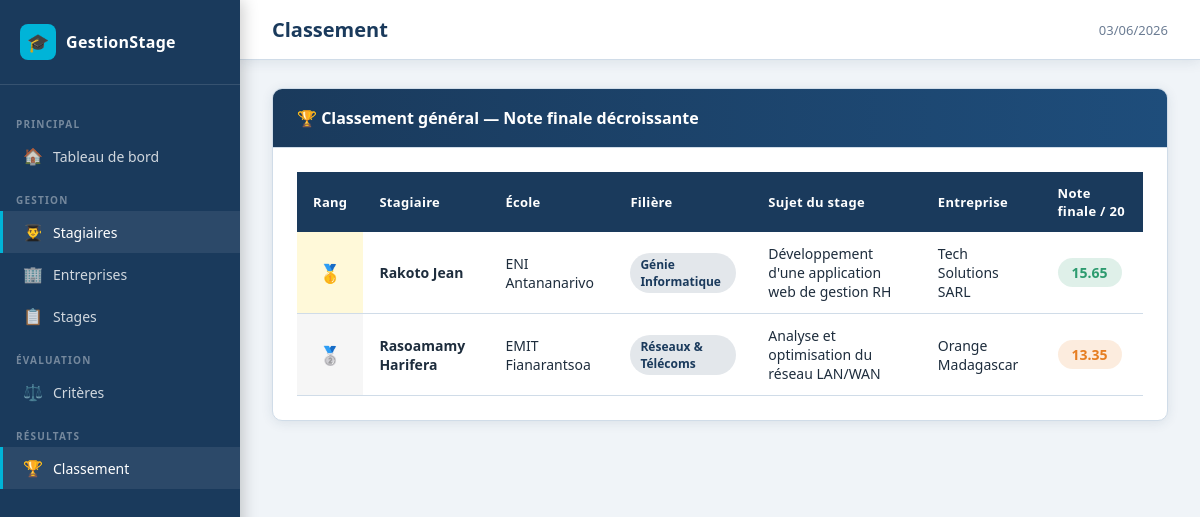
Page /public?controller=stagiaire&action=classement on the committed database.
### tables this page shows
CREATE TABLE IF NOT EXISTS stagiaire (
    numero_stagiaire INT AUTO_INCREMENT PRIMARY KEY,
    nom              VARCHAR(100) NOT NULL,
    prenom           VARCHAR(100) NOT NULL,
    email            VARCHAR(150) NOT NULL UNIQUE,
    ecole            VARCHAR(150) NOT NULL,
    filiere          VARCHAR(100) NOT NULL,
    created_at       TIMESTAMP DEFAULT CURRENT_TIMESTAMP
);

### core/Controller.php (called while the page is built, shortened)
<?php
abstract class Controller
{
    protected function render(string $view, array $data = [], string $title = APP_NAME): void
    {
        extract($data);
        $viewPath   = VIEWS_PATH . '/' . $view . '.php';
        require $viewPath;
    }
}

### app/controllers/StagiaireController.php (called while the page is built, shortened)
<?php
class StagiaireController extends Controller
{
    private StagiaireModel $model;
    public function __construct()
    {
        $this->model = new StagiaireModel();
    }
    public function classement(): void
    {
        $classement = $this->model->getClassement();
        $this->render('stagiaires/classement', ['classement' => $classement], 'Classement');
    }
}

### core/Router.php (called while the page is built, shortened)
<?php
class Router
{
    public static function dispatch(): void
    {
        $action         = $_GET['action']     ?? 'index';
        $controller = new $className();
        $controller->$action();
    }
}

### public/index.php (called while the page is built, shortened)
<?php
require_once ROOT_PATH . '/config/database.php';
require_once ROOT_PATH . '/core/autoload.php';
Router::dispatch();

### core/autoload.php (called while the page is built, shortened)
<?php
spl_autoload_register(function (string $className): void {
    $dirs = [
        ROOT_PATH . '/core/',
        ROOT_PATH . '/app/models/',
        ROOT_PATH . '/app/controllers/',
    ];
    foreach ($dirs as $dir) {
        $file = $dir . $className . '.php';
        if (file_exists($file)) {
            return;
        }
    }
});

### core/Database.php (called while the page is built)
<?php
class Database
{
    private static ?Database $instance = null;
    private PDO $pdo;
    private function __construct()
    {
        $dsn = "mysql:host=" . DB_HOST
             . ";port=" . DB_PORT
             . ";dbname=" . DB_NAME
             . ";charset=" . DB_CHARSET;
        $options = [
            PDO::ATTR_ERRMODE            => PDO::ERRMODE_EXCEPTION,
            PDO::ATTR_DEFAULT_FETCH_MODE => PDO::FETCH_ASSOC,
            PDO::ATTR_EMULATE_PREPARES   => false,
        ];
        try {
            $this->pdo = new PDO($dsn, DB_USER, DB_PASS, $options);
        } catch (PDOException $e) {
            die("Erreur de connexion à la base de données : " . $e->getMessage());
        }
    }
    public static function getInstance(): Database
    {
        if (self::$instance === null) {
            self::$instance = new Database();
        }
        return self::$instance;
    }
    public function getPdo(): PDO
    {
        return $this->pdo;
    }
}

### core/Model.php (called while the page is built, shortened)
<?php
abstract class Model
{
    public function __construct()
    {
        $this->db = Database::getInstance()->getPdo();
    }
}

### app/models/StagiaireModel.php (called while the page is built, shortened)
<?php
class StagiaireModel extends Model
{
    private string $table = 'stagiaire';
    public function getClassement(): array
    {
        $sql = "SELECT
                    s.numero_stagiaire,
                    s.nom,
                    s.prenom,
                    s.ecole,
                    s.filiere,
                    st.sujet,
                    e.nom AS entreprise,
                    -- Calcul de la note finale pondérée
                    ROUND(
                        SUM(ev.note * ce.coefficient) / NULLIF(SUM(ce.coefficient), 0),
                        2
                    ) AS note_finale
                FROM {$this->table} s
                JOIN stage st ON st.numero_stagiaire = s.numero_stagiaire
                JOIN entreprise e ON e.numero_entreprise = st.numero_entreprise
                JOIN evaluation ev ON ev.numero_stage = st.numero_stage
                JOIN critere_evaluation ce ON ce.id_critere = ev.id_critere
                GROUP BY s.numero_stagiaire, st.numero_stage
                ORDER BY note_finale DESC";
        $stmt = $this->db->query($sql);
        return $stmt->fetchAll();
    }
}

### app/views/stagiaires/classement.php (the view, shortened to what this page needs)
<div class="card">
    <div class="card-header">
        <h2>🏆 Classement général — Note finale décroissante</h2>
    </div>
    <div class="card-body">
        <?php if (empty($classement)): ?>
            <div class="alert alert-info">
                Aucune donnée de classement disponible. Ajoutez des évaluations pour les stages.
            </div>
        <?php else: ?>
            <div class="table-wrap">
                <table>
                    <thead>
                        <tr>
                            <th>Rang</th>
                            <th>Stagiaire</th>
                            <th>École</th>
                            <th>Filière</th>
                            <th>Sujet du stage</th>
                            <th>Entreprise</th>
                            <th>Note finale / 20</th>
                        </tr>
                    </thead>
                    <tbody>
                        <?php foreach ($classement as $i => $row): ?>
                            <?php
                            $medals = ['🥇', '🥈', '🥉'];
                            $rang   = $i + 1;
                            $medal  = $medals[$i] ?? "#$rang";
                            $note  = $row['note_finale'];
                            $class = $note >= 14 ? 'badge-success' : ($note >= 10 ? 'badge-warning' : 'badge-danger');
                            ?>
                            <tr class="rank-<?= min($rang, 3) ?>">
                                <td style="text-align:center; font-size:18px;"><?= $medal ?></td>
                                <td>
                                    <strong><?= htmlspecialchars($row['nom'] . ' ' . $row['prenom']) ?></strong>
                                </td>
                                <td><?= htmlspecialchars($row['ecole']) ?></td>
                                <td><span class="badge badge-primary"><?= htmlspecialchars($row['filiere']) ?></span></td>
                                <td><?= htmlspecialchars($row['sujet']) ?></td>
                                <td><?= htmlspecialchars($row['entreprise']) ?></td>
                                <td>
                                    <span class="badge <?= $class ?>" style="font-size:14px; padding:5px 14px;">
                                        <?= $note !== null ? $note : 'N/A' ?>
                                    </span>
                                </td>
                            </tr>
                        <?php endforeach; ?>
                    </tbody>
                </table>
            </div>
        <?php endif; ?>
    </div>
</div>

### public/css/style.css (style rules this page uses)
:root { --primary: #1a3a5c; --primary-dark: #0f2540; --accent: #00b4d8; --accent-dark: #0096c7; --success: #2d9b6f; --danger: #c0392b; --warning: #e67e22; --bg: #f0f4f8; --surface: #ffffff; --text: #1e2d3d; --text-muted: #6b7c93; --border: #d0dce8; --sidebar-w: 240px; --shadow: 0 2px 12px rgba(26,58,92,.1); --radius: 10px; }
*, *::before, *::after { box-sizing: border-box; margin: 0; padding: 0; }
body { font-family: 'Segoe UI', 'Noto Sans', sans-serif; background: var(--bg); color: var(--text); display: flex; min-height: 100vh; }
.card { background: var(--surface); border-radius: var(--radius); box-shadow: var(--shadow); border: 1px solid var(--border); overflow: hidden; }
.card-header { padding: 18px 24px; border-bottom: 1px solid var(--border); display: flex; align-items: center; justify-content: space-between; background: linear-gradient(to right, var(--primary) 0%, #1e4d7b 100%); color: white; }
.card-header h2 { font-size: 16px; font-weight: 600; }
.card-body { padding: 24px; }
.table-wrap { overflow-x: auto; }
table { width: 100%; border-collapse: collapse; font-size: 14px; }
thead th { background: var(--primary); color: white; padding: 12px 16px; text-align: left; font-weight: 600; font-size: 13px; letter-spacing: .3px; }
tbody tr { border-bottom: 1px solid var(--border); transition: background .15s; }
tbody td { padding: 12px 16px; vertical-align: middle; }
.badge { display: inline-flex; align-items: center; padding: 3px 10px; border-radius: 20px; font-size: 12px; font-weight: 600; }
.badge-primary { background: rgba(26,58,92,.12); color: var(--primary); }
.badge-success { background: rgba(45,155,111,.15); color: var(--success); }
.badge-warning { background: rgba(230,126,34,.15); color: var(--warning); }
.rank-1 td:first-child { background: rgba(255,215,0,.15); font-weight: 700; }
.rank-2 td:first-child { background: rgba(192,192,192,.15); font-weight: 600; }

### rows in the picture
stagiaire: medal "🥇", nom+prenom "Rakoto Jean", ecole "ENI Antananarivo", filiere "Génie Informatique", sujet "Développement d'une application web de gestion RH", entreprise "Tech Solutions SARL", note "15.65"
stagiaire: medal "🥈", nom+prenom "Rasoamamy Harifera", ecole "EMIT Fianarantsoa", filiere "Réseaux & Télécoms", sujet "Analyse et optimisation du réseau LAN/WAN", entreprise "Orange Madagascar", note "13.35"

### other values in the picture
$title "Classement"
